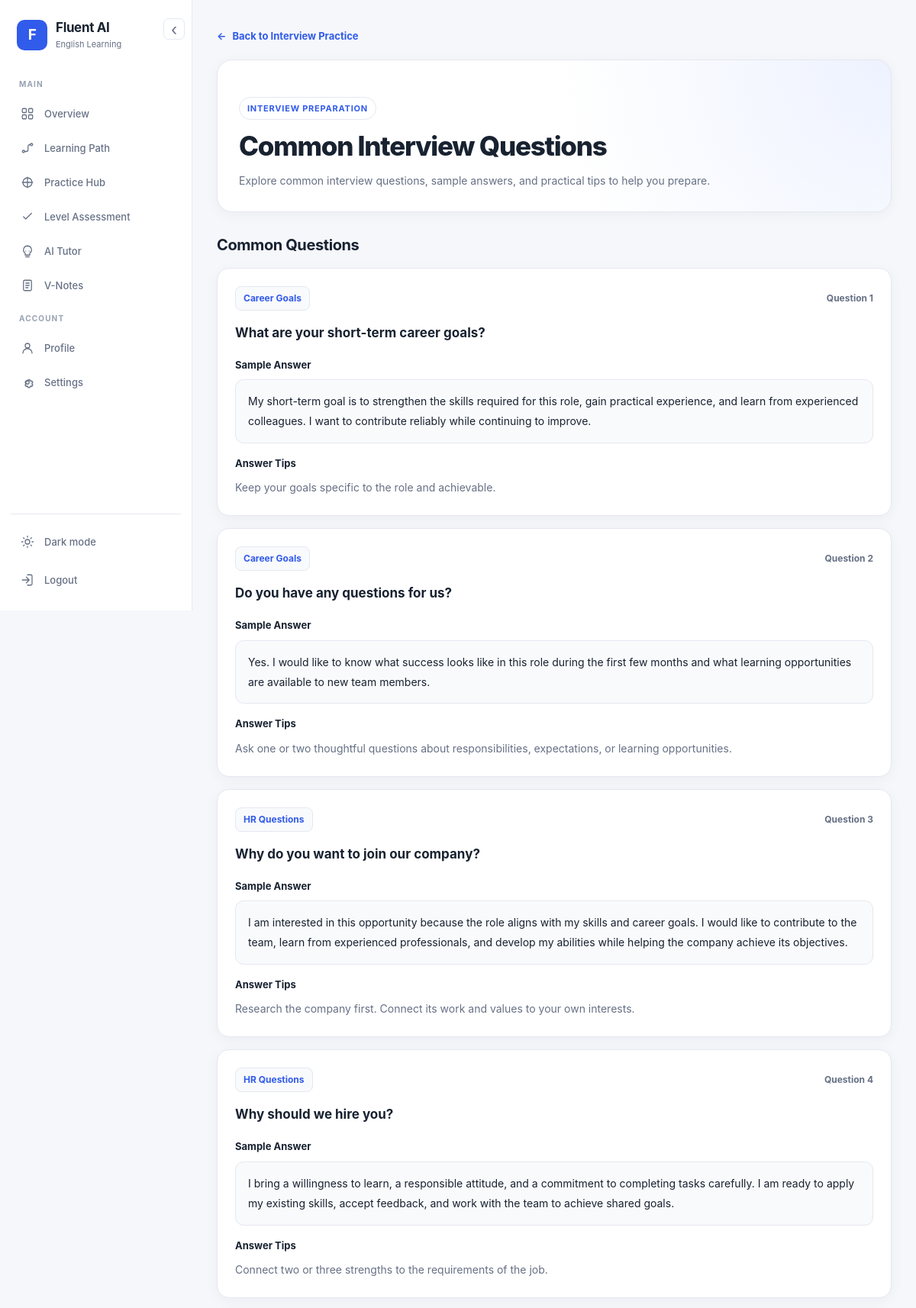
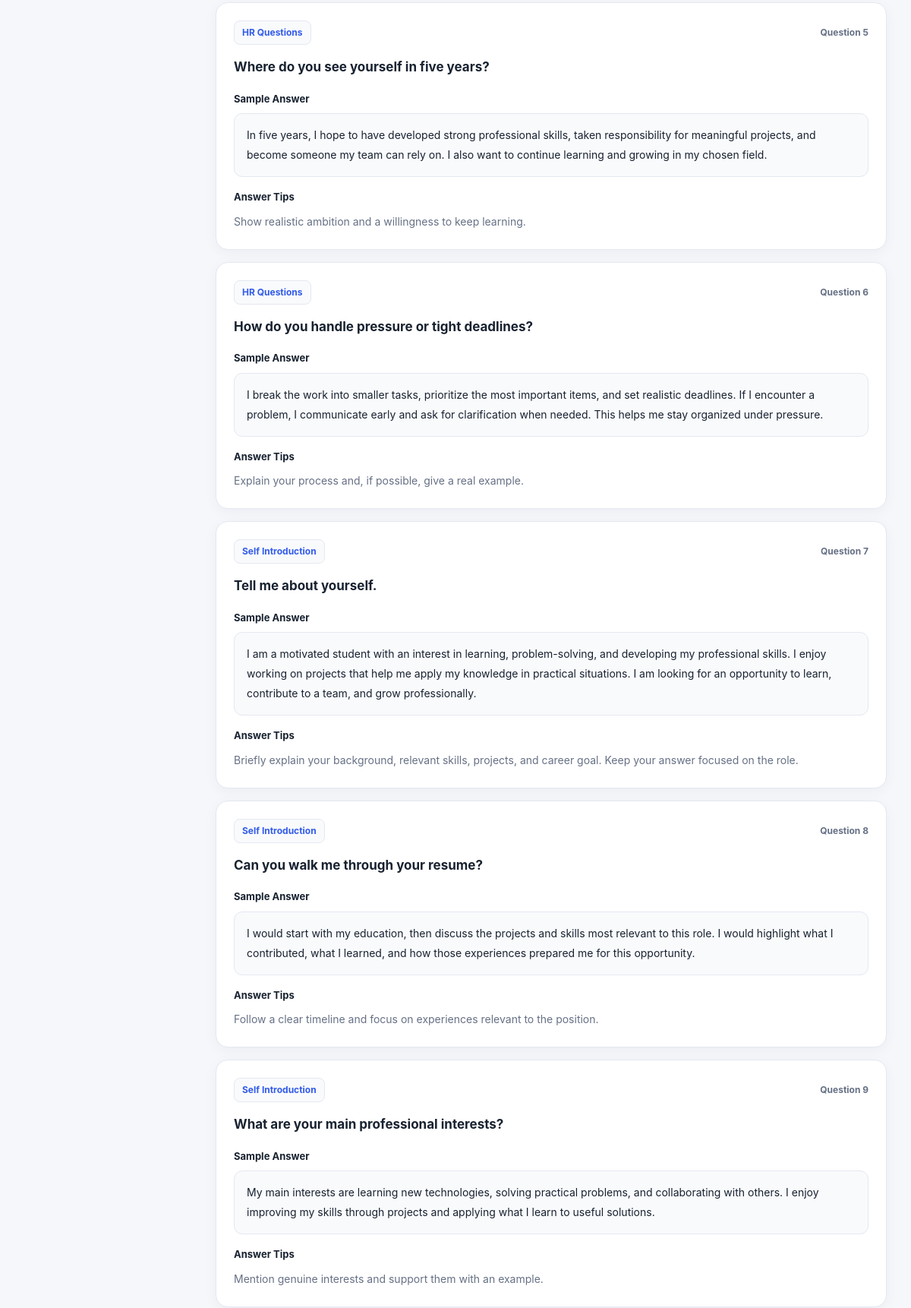
The app's page /practice/interview/common/ (signed in, upper part) with its own data (2 pictures, top to bottom).
### learning/models.py (models this page shows, shortened)
class InterviewQuestion(models.Model):
    CATEGORY_CHOICES = [
        ("introduction", "Self Introduction"),
        ("hr", "HR Questions"),
        ("strengths", "Strengths and Weaknesses"),
        ("teamwork", "Teamwork and Situational"),
        ("career", "Career Goals"),
    ]
    category = models.CharField(max_length=30,choices=CATEGORY_CHOICES,default="hr",)
    question_text = models.TextField()
    sample_answer = models.TextField()
    answer_tips = models.TextField(blank=True)
    keywords = models.JSONField(default=list,blank=True,)
    is_active = models.BooleanField(default=True)
    created_at = models.DateTimeField(auto_now_add=True,)
    class Meta:
        ordering = ["category", "id"]

### learning/views.py (the view, shortened to what this page needs)
# urls.py: path("practice/interview/<str:activity>/",views.interview_activity,name="interview_activity",),
@login_required
def interview_activity(request, activity):
    activity_titles = {
        "common": "Common Interview Questions",
        "answer": "Answer Practice",
        "mock": "Mock Interview",
    }
    if activity not in activity_titles:
        return redirect("interview_hub")
    questions = InterviewQuestion.objects.filter(
        is_active=True
    )
    if activity == "mock":
        questions = questions.order_by("?")[:5]
    else:
        questions = questions.order_by("category", "id")
    questions = list(questions)
    results = []
    total_score = 0
    answered_count = 0
    return render(
        request,
        "interview_activity.html",
        {
            "activity": activity,
            "activity_title": activity_titles[activity],
            "questions": questions,
            "submitted": False,
        },
    )

### learning/templates/interview_activity.html (shortened to what this page needs)
{% extends "base.html" %}
{% block content %}
<div class="interview-activity-page">
    <a class="interview-back-link" href="{% url 'interview_hub' %}">
        <span aria-hidden="true">←</span>
        Back to Interview Practice
    </a>
    <section class="interview-activity-hero">
        <span class="interview-eyebrow">Interview preparation</span>
        <h1>{{ activity_title }}</h1>
        {% if activity == "common" %}
            <p>
                Explore common interview questions, sample answers, and
                practical tips to help you prepare.
            </p>
        {% elif activity == "answer" %}
            <p>
                Write your own answers and submit them to receive
                rule-based practice feedback.
            </p>
        {% else %}
            <p>
                Answer the interview questions and review your practice
                score and feedback when you finish.
            </p>
        {% endif %}
    </section>
    {% if submitted %}
        <section class="interview-score-card">
            <p class="interview-score-label">Your overall practice score</p>
            <div class="interview-score-number">
                {{ overall_score }}<span style="font-size:.5em;">/100</span>
            </div>
            <p class="interview-score-summary">
                Questions answered:
                <strong>{{ answered_count }}</strong> out of
                <strong>{{ questions|length }}</strong>
            </p>
            <p class="interview-score-note">
                This is a rule-based practice estimate, not a professional
                assessment of interview performance.
            </p>
        </section>
        <h2 class="interview-section-heading">Your Answer Review</h2>
        {% for result in results %}
            <article class="interview-result-card">
                <div class="interview-question-meta">
                    <span class="interview-category">
                        {{ result.question.get_category_display }}
                    </span>
                    <span class="interview-question-number">
                        Question {{ forloop.counter }}
                    </span>
                </div>
                <h3>{{ result.question.question_text }}</h3>
                <span class="interview-subheading">Your answer</span>
                <div class="interview-sample-answer">{{ result.answer|default:"No answer provided." }}</div>
                <p class="interview-feedback">
                    <span class="interview-result-score">
                        Score: {{ result.score }}/100
                    </span>
                </p>
                {% if result.feedback %}
                    <p class="interview-feedback">{{ result.feedback }}</p>
                {% endif %}
                {% if activity == "common" %}
                    <span class="interview-subheading">Sample answer</span>
                    <div class="interview-sample-answer">{{ result.question.sample_answer }}</div>
                {% endif %}
            </article>
        {% empty %}
            <div class="interview-empty">
                <strong>No results to display</strong>
                No answer review is available for this attempt.
            </div>
        {% endfor %}
        <div class="interview-bottom-actions">
            <a
                class="interview-primary-btn"
                href="{% url 'interview_activity' activity %}"
            >
                Try Again <span aria-hidden="true">→</span>
            </a>
        </div>
    {% elif activity == "common" %}
        <h2 class="interview-section-heading">Common Questions</h2>
        {% for question in questions %}
            <article class="interview-question-card">
                <div class="interview-question-meta">
                    <span class="interview-category">
                        {{ question.get_category_display }}
                    </span>
                    <span class="interview-question-number">
                        Question {{ forloop.counter }}
                    </span>
                </div>
                <h3>{{ question.question_text }}</h3>
                <span class="interview-subheading">Sample Answer</span>
                <div class="interview-sample-answer">{{ question.sample_answer }}</div>
                {% if question.answer_tips %}
                    <span class="interview-subheading">Answer Tips</span>
                    <p class="interview-tips">{{ question.answer_tips }}</p>
                {% endif %}
            </article>
        {% empty %}
            <div class="interview-empty">
                <strong>No interview questions available</strong>
                Active interview questions will appear here once they
                have been added.
            </div>
        {% endfor %}
    {% endif %}
</div>
{% endblock %}

### learning/templates/base.html (style rules this page uses)
* { box-sizing: border-box; margin: 0; padding: 0; }
:root, html[data-theme="light"] { color-scheme: light; --primary: #315bea; --primary-hover: #2448ca; --primary-soft: #edf2ff; --bg: #f5f7fb; --surface: #ffffff; --surface-secondary: #f9fafc; --border: #e4e8f0; --text: #182230; --muted: #667085; --subtle: #98a2b3; --success: #16845b; --danger: #d92d20; --warning: #9a6700; --shadow: 0 4px 18px rgba(16, 24, 40, .045); --sidebar-width: 252px; --sidebar-collapsed-width: 76px; --radius: 12px; }
html { min-height: 100%; scroll-behavior: smooth; }
body { min-height: 100vh; font-family: Inter, -apple-system, BlinkMacSystemFont, "Segoe UI", Roboto, Arial, sans-serif; font-size: 14px; line-height: 1.5; color: var(--text); background: var(--bg); transition: background-color .2s ease, color .2s ease; }
body, button, input, textarea, select { font-family: Inter, -apple-system, BlinkMacSystemFont, "Segoe UI", Roboto, Arial, sans-serif; }
a { color: inherit; text-decoration: none; }

### learning/templates/interview_activity.html (style rules this page uses)
.interview-activity-page { max-width: 1000px; margin: 0 auto; padding: 8px 0 42px; color: var(--text); }
.interview-activity-hero { position: relative; overflow: hidden; padding: 28px; margin: 20px 0 24px; border: 1px solid var(--border); border-radius: 20px; background: radial-gradient( circle at 100% 0%, var(--primary-soft), transparent 48% ), var(--surface); box-shadow: var(--shadow); }
.interview-back-link { display: inline-flex; align-items: center; gap: 8px; color: var(--primary); font-size: 13px; font-weight: 700; text-decoration: none; }
.interview-eyebrow { display: inline-block; margin-top: 20px; padding: 6px 10px; border: 1px solid var(--border); border-radius: 999px; background: var(--surface); color: var(--primary); font-size: 11px; font-weight: 750; letter-spacing: .07em; text-transform: uppercase; }
.interview-activity-hero h1 { margin: 12px 0 9px; color: var(--text); font-size: clamp(26px, 4vw, 35px); line-height: 1.3; font-weight: 800; letter-spacing: -.035em; overflow-wrap: anywhere; }
.interview-activity-hero > p { max-width: 680px; margin: 0; color: var(--muted); font-size: 14px; line-height: 1.8; }
.interview-section-heading { margin: 28px 0 15px; color: var(--text); font-size: 20px; font-weight: 750; letter-spacing: -.02em; }
.interview-question-card, .interview-result-card, .interview-score-card { min-width: 0; margin-bottom: 16px; padding: 23px; border: 1px solid var(--border); border-radius: 16px; background: var(--surface); box-shadow: var(--shadow); }
.interview-question-meta { display: flex; align-items: center; justify-content: space-between; flex-wrap: wrap; gap: 10px; margin-bottom: 15px; }
.interview-category { display: inline-block; padding: 6px 10px; border: 1px solid var(--border); border-radius: 8px; background: var(--surface-secondary); color: var(--primary); font-size: 12px; font-weight: 700; }
.interview-question-number { color: var(--muted); font-size: 12px; font-weight: 650; }
.interview-question-card h3, .interview-result-card h3 { margin: 0 0 18px; color: var(--text); font-size: 17px; line-height: 1.7; font-weight: 750; overflow-wrap: anywhere; }
.interview-subheading { display: block; margin: 17px 0 9px; color: var(--text); font-size: 13px; font-weight: 750; }
.interview-sample-answer { padding: 15px 16px; border: 1px solid var(--border); border-radius: 11px; background: var(--surface-secondary); color: var(--text); font-size: 14px; line-height: 1.85; white-space: pre-wrap; overflow-wrap: anywhere; }
.interview-tips { margin: 0; color: var(--muted); font-size: 14px; line-height: 1.85; overflow-wrap: anywhere; white-space: pre-line; }

### records on screen
InterviewQuestion: category "Career Goals", question_text "What are your short-term career goals?", sample_answer "My short-term goal is to strengthen the skills required for this role, gain practical experience, and learn from experienced colleagues. I want to contribute reliably while continuing to improve.", answer_tips "Keep your goals specific to the role and achievable."
InterviewQuestion: category "Career Goals", question_text "Do you have any questions for us?", sample_answer "Yes. I would like to know what success looks like in this role during the first few months and what learning opportunities are available to new team members.", answer_tips "Ask one or two thoughtful questions about responsibilities, expectations, or learning opportunities."
InterviewQuestion: category "HR Questions", question_text "Why do you want to join our company?", sample_answer "I am interested in this opportunity because the role aligns with my skills and career goals. I would like to contribute to the team, learn from experienced professionals, and develop my abilities while helping the company achieve its objectives.", answer_tips "Research the company first. Connect its work and values to your own interests."
InterviewQuestion: category "HR Questions", question_text "Why should we hire you?", sample_answer "I bring a willingness to learn, a responsible attitude, and a commitment to completing tasks carefully. I am ready to apply my existing skills, accept feedback, and work with the team to achieve shared goals.", answer_tips "Connect two or three strengths to the requirements of the job."
InterviewQuestion: category "HR Questions", question_text "Where do you see yourself in five years?", sample_answer "In five years, I hope to have developed strong professional skills, taken responsibility for meaningful projects, and become someone my team can rely on. I also want to continue learning and growing in my chosen field.", answer_tips "Show realistic ambition and a willingness to keep learning."
InterviewQuestion: category "HR Questions", question_text "How do you handle pressure or tight deadlines?", sample_answer "I break the work into smaller tasks, prioritize the most important items, and set realistic deadlines. If I encounter a problem, I communicate early and ask for clarification when needed. This helps me stay organized under pressure.", answer_tips "Explain your process and, if possible, give a real example."
InterviewQuestion: category "Self Introduction", question_text "Tell me about yourself.", sample_answer "I am a motivated student with an interest in learning, problem-solving, and developing my professional skills. I enjoy working on projects that help me apply my knowledge in practical situations. I am looking for an opportunity to learn, contribute to a team, and grow professionally.", answer_tips "Briefly explain your background, relevant skills, projects, and career goal. Keep your answer focused on the role."
InterviewQuestion: category "Self Introduction", question_text "Can you walk me through your resume?", sample_answer "I would start with my education, then discuss the projects and skills most relevant to this role. I would highlight what I contributed, what I learned, and how those experiences prepared me for this opportunity.", answer_tips "Follow a clear timeline and focus on experiences relevant to the position."
InterviewQuestion: category "Self Introduction", question_text "What are your main professional interests?", sample_answer "My main interests are learning new technologies, solving practical problems, and collaborating with others. I enjoy improving my skills through projects and applying what I learn to useful solutions.", answer_tips "Mention genuine interests and support them with an example."

### other values on screen
{{ activity_title }} "Common Interview Questions"
